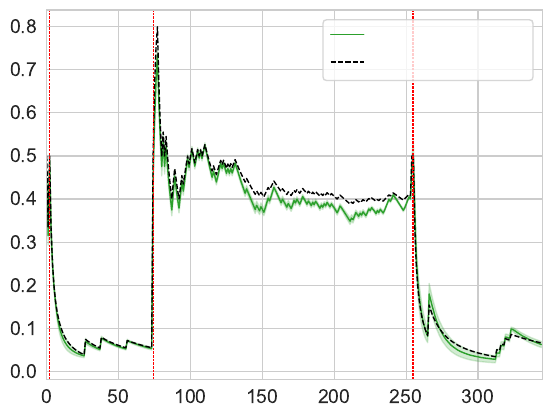

This figure's Python source:
#%%
import wandb
import pandas as pd
import seaborn as sns
from matplotlib import pyplot as plt
import numpy as np

api = wandb.Api()

def moving_average(a, n=3):
	t = np.floor(n/2).astype(int)
	b = np.zeros(a.shape)
	for i in range(b.shape[-1]):
		b[i] = np.mean(a[max(0, i-t):min(i+t+1, a.shape[-1])])
	
	return b

#
idx = np.load("idx.npy")[0]
mask = ((idx == 0) + (idx == 2))
sub = idx[mask]
pos = np.where(sub == 2)[0]
pos = pos - np.arange(len(pos))

#
df = []
est = []
for run in api.runs("mamba-markov/markov-mamba-switch"):
    try:
        df.append(run.history(samples=25000))
    except:
        pass

#
for h in df:
    estv = h["est/model_est_0"].values[:]
    estv = estv[~np.isnan(estv)]
    #est = moving_average(est, n=50)
    est.append(estv)
    
est = np.stack(est)
est_mean = np.nanmean(est, axis=0)
est_std = np.nanstd(est, axis=0)

opt_est = df[0]["est/empirical_est_0"].values[:]
opt_est = opt_est[~np.isnan(opt_est)]

#
sns.set_style("whitegrid")

fig, ax = plt.subplots()
ax.plot(est_mean, color="tab:green", label="                           ", linewidth=1)
ax.plot(opt_est, color="black", label=" ", linestyle="--", linewidth=1)
ax.fill_between(range(len(est_mean)), est_mean-est_std, est_mean+est_std, color="tab:green", alpha=0.2)
for p in pos:
    plt.axvline(x=p, color="red", linestyle="--", linewidth=0.5)
#ax.set(xlabel="Iterations", ylabel="Test loss")
ax.xaxis.label.set_fontsize(14)
ax.yaxis.label.set_fontsize(14)
plt.xlim((0,len(est_mean)))
#plt.ylim((0.5,0.7))
plt.xticks(fontsize=14)
plt.yticks(fontsize=14)
ax.legend(prop={'size': 14}, handlelength=1.7, loc="upper right")
ax.grid(True, which="both")
fig.savefig("switch-estimator.pdf", bbox_inches='tight')